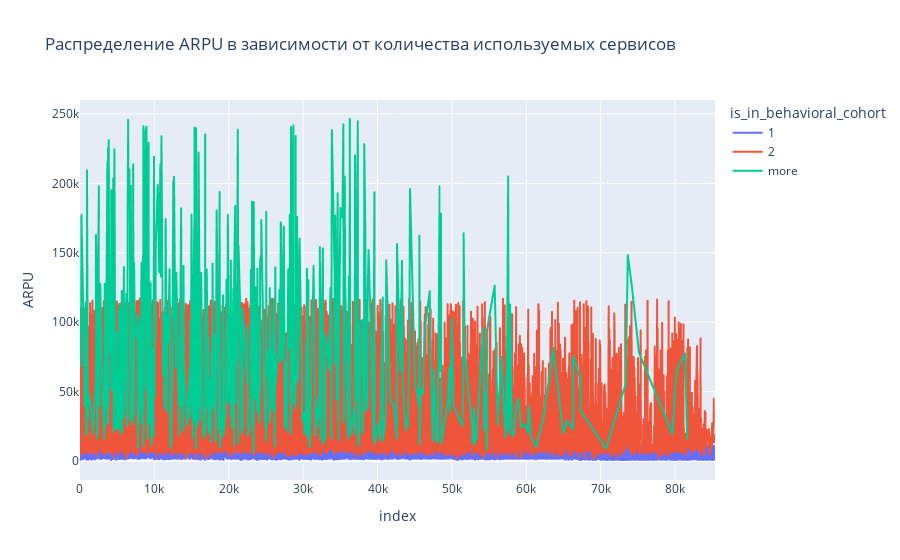

Notebook code cell kept with this figure:
### Code cell
fig = px.line(user_ARPU_clear, y='ARPU', color = 'is_in_behavioral_cohort' , title='Распределение ARPU в зависимости от количества используемых сервисов')
fig.show()

### Figure 1 — Plotly figure (JSON) as saved in the notebook; plotly's stock layout.template omitted (floating-point values rounded to 4 significant figures; data arrays with more than 128 entries replaced by an {"elided": "..."} marker saying what was removed)
{"data": [{"hovertemplate": "is_in_behavioral_cohort=1<br>index=%{x}<br>ARPU=%{y}<extra></extra>", "legendgroup": "1", "line": {"color": "#636efa", "dash": "solid"}, "mode": "lines", "name": "1", "showlegend": true, "type": "scattergl", "x": {"elided": "51756 int values"}, "xaxis": "x", "y": {"elided": "51756 float values"}, "yaxis": "y"}, {"hovertemplate": "is_in_behavioral_cohort=2<br>index=%{x}<br>ARPU=%{y}<extra></extra>", "legendgroup": "2", "line": {"color": "#EF553B", "dash": "solid"}, "mode": "lines", "name": "2", "showlegend": true, "type": "scattergl", "x": {"elided": "11833 int values"}, "xaxis": "x", "y": {"elided": "11833 float values"}, "yaxis": "y"}, {"hovertemplate": "is_in_behavioral_cohort=more<br>index=%{x}<br>ARPU=%{y}<extra></extra>", "legendgroup": "more", "line": {"color": "#00cc96", "dash": "solid"}, "mode": "lines", "name": "more", "showlegend": true, "type": "scattergl", "x": {"elided": "562 int values"}, "xaxis": "x", "y": {"elided": "562 float values"}, "yaxis": "y"}], "layout": {"legend": {"title": {"text": "is_in_behavioral_cohort"}, "tracegroupgap": 0}, "title": {"text": "Распределение ARPU в зависимости от количества используемых сервисов"}, "xaxis": {"anchor": "y", "domain": [0, 1], "title": {"text": "index"}}, "yaxis": {"anchor": "x", "domain": [0, 1], "title": {"text": "ARPU"}}}}
